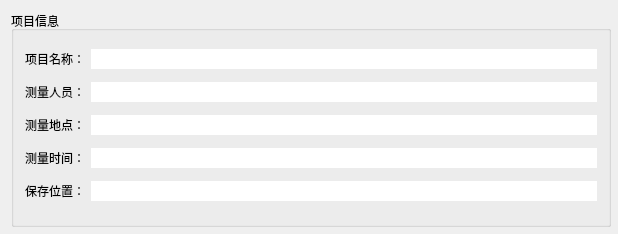
<?xml version="1.0" encoding="UTF-8"?>
<ui version="4.0">
 <class>ProjectInfoDlg</class>
 <widget class="QDialog" name="ProjectInfoDlg">
  <property name="geometry">
   <rect>
    <x>0</x>
    <y>0</y>
    <width>618</width>
    <height>234</height>
   </rect>
  </property>
  <property name="minimumSize">
   <size>
    <width>618</width>
    <height>234</height>
   </size>
  </property>
  <property name="maximumSize">
   <size>
    <width>618</width>
    <height>234</height>
   </size>
  </property>
  <property name="windowTitle">
   <string>项目信息</string>
  </property>
  <layout class="QGridLayout" name="gridLayout_2">
   <item row="0" column="0">
    <widget class="QGroupBox" name="groupBox_Info">
     <property name="sizePolicy">
      <sizepolicy hsizetype="Expanding" vsizetype="Expanding">
       <horstretch>0</horstretch>
       <verstretch>0</verstretch>
      </sizepolicy>
     </property>
     <property name="minimumSize">
      <size>
       <width>600</width>
       <height>216</height>
      </size>
     </property>
     <property name="maximumSize">
      <size>
       <width>600</width>
       <height>216</height>
      </size>
     </property>
     <property name="title">
      <string>项目信息</string>
     </property>
     <layout class="QGridLayout" name="gridLayout">
      <item row="0" column="0">
       <layout class="QHBoxLayout" name="horizontalLayout">
        <item>
         <widget class="QLabel" name="label_ProjectName">
          <property name="sizePolicy">
           <sizepolicy hsizetype="Preferred" vsizetype="Fixed">
            <horstretch>0</horstretch>
            <verstretch>0</verstretch>
           </sizepolicy>
          </property>
          <property name="minimumSize">
           <size>
            <width>0</width>
            <height>20</height>
           </size>
          </property>
          <property name="maximumSize">
           <size>
            <width>16777215</width>
            <height>20</height>
           </size>
          </property>
          <property name="text">
           <string>项目名称：</string>
          </property>
          <property name="alignment">
           <set>Qt::AlignRight|Qt::AlignTrailing|Qt::AlignVCenter</set>
          </property>
         </widget>
        </item>
        <item>
         <widget class="QLineEdit" name="lineEdit_ProjectName">
          <property name="frame">
           <bool>false</bool>
          </property>
          <property name="readOnly">
           <bool>true</bool>
          </property>
         </widget>
        </item>
       </layout>
      </item>
      <item row="1" column="0">
       <layout class="QHBoxLayout" name="horizontalLayout_2">
        <item>
         <widget class="QLabel" name="label_Surveyors">
          <property name="sizePolicy">
           <sizepolicy hsizetype="Preferred" vsizetype="Fixed">
            <horstretch>0</horstretch>
            <verstretch>0</verstretch>
           </sizepolicy>
          </property>
          <property name="minimumSize">
           <size>
            <width>0</width>
            <height>20</height>
           </size>
          </property>
          <property name="maximumSize">
           <size>
            <width>16777215</width>
            <height>20</height>
           </size>
          </property>
          <property name="text">
           <string>测量人员：</string>
          </property>
          <property name="alignment">
           <set>Qt::AlignRight|Qt::AlignTrailing|Qt::AlignVCenter</set>
          </property>
         </widget>
        </item>
        <item>
         <widget class="QLineEdit" name="lineEdit_Surveyors">
          <property name="frame">
           <bool>false</bool>
          </property>
          <property name="readOnly">
           <bool>true</bool>
          </property>
         </widget>
        </item>
       </layout>
      </item>
      <item row="2" column="0">
       <layout class="QHBoxLayout" name="horizontalLayout_3">
        <item>
         <widget class="QLabel" name="label_Location">
          <property name="minimumSize">
           <size>
            <width>0</width>
            <height>20</height>
           </size>
          </property>
          <property name="maximumSize">
           <size>
            <width>16777215</width>
            <height>20</height>
           </size>
          </property>
          <property name="text">
           <string>测量地点：</string>
          </property>
          <property name="alignment">
           <set>Qt::AlignRight|Qt::AlignTrailing|Qt::AlignVCenter</set>
          </property>
         </widget>
        </item>
        <item>
         <widget class="QLineEdit" name="lineEdit_Location">
          <property name="frame">
           <bool>false</bool>
          </property>
          <property name="readOnly">
           <bool>true</bool>
          </property>
         </widget>
        </item>
       </layout>
      </item>
      <item row="3" column="0">
       <layout class="QHBoxLayout" name="horizontalLayout_4">
        <item>
         <widget class="QLabel" name="label_Time">
          <property name="text">
           <string>测量时间：</string>
          </property>
          <property name="alignment">
           <set>Qt::AlignRight|Qt::AlignTrailing|Qt::AlignVCenter</set>
          </property>
         </widget>
        </item>
        <item>
         <widget class="QLineEdit" name="lineEdit_Time">
          <property name="frame">
           <bool>false</bool>
          </property>
          <property name="readOnly">
           <bool>true</bool>
          </property>
         </widget>
        </item>
       </layout>
      </item>
      <item row="4" column="0">
       <layout class="QHBoxLayout" name="horizontalLayout_5">
        <item>
         <widget class="QLabel" name="label_FilePath">
          <property name="minimumSize">
           <size>
            <width>0</width>
            <height>0</height>
           </size>
          </property>
          <property name="maximumSize">
           <size>
            <width>16777215</width>
            <height>16777215</height>
           </size>
          </property>
          <property name="text">
           <string>保存位置：</string>
          </property>
         </widget>
        </item>
        <item>
         <widget class="QLineEdit" name="lineEdit_FilePath">
          <property name="frame">
           <bool>false</bool>
          </property>
          <property name="readOnly">
           <bool>true</bool>
          </property>
         </widget>
        </item>
       </layout>
      </item>
     </layout>
    </widget>
   </item>
  </layout>
 </widget>
 <layoutdefault spacing="6" margin="11"/>
 <resources/>
 <connections/>
</ui>
